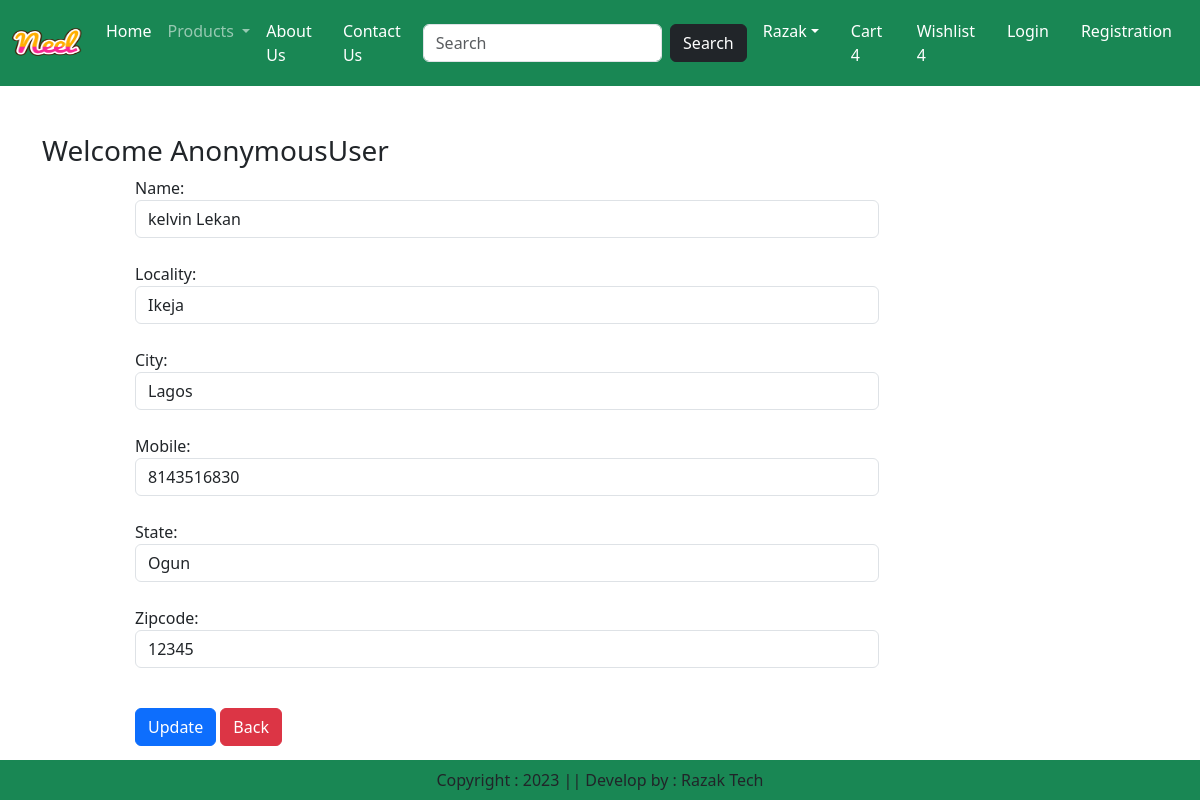
Screenshot of /updateAddress/1 with the database file from the repository.
### app/models.py (models this page shows, shortened)
class Customer(models.Model):
    user = models.ForeignKey(User, on_delete=models.CASCADE)
    name = models.CharField(max_length=200)
    locality = models.CharField(max_length=200)
    city = models.CharField(max_length=50)
    mobile = models.IntegerField(default=0)
    zipcode = models.IntegerField()
    state = models.CharField(choices=STATE_CHOICES, max_length=100)

### app/views.py (the view, shortened to what this page needs)
# urls.py: path('updateAddress/<int:pk>', views.updateAddress.as_view(), name='updateAddress'),
class updateAddress(View):
    def get(self, request, pk):
        add = Customer.objects.get(pk=pk)
        form = CustomerProfileForm(instance=add)
        return render(request, "app/updateAddress.html",locals())

### app/forms.py
class CustomerProfileForm(forms.ModelForm):
    class Meta:
        model = Customer
        fields = ['name', 'locality', 'city', 'mobile', 'state', 'zipcode']
        widgets={
            'name': forms.TextInput(attrs={'class': 'form-control'}),
            'locality': forms.TextInput(attrs={'class': 'form-control'}),
            'city': forms.TextInput(attrs={'class': 'form-control'}),
            'mobile': forms.NumberInput(attrs={'class': 'form-control'}),
            'state': forms.Select(attrs={'class': 'form-control'}),
            'zipcode': forms.NumberInput(attrs={'class': 'form-control'}),
        }

### app/templates/app/updateAddress.html (shortened to what this page needs)
{% extends 'app/base.html' %}
{% load static %}
{% block main-content %}
<div class="container my-5">
    <div class="row">
        <h3>Welcome <span class="text-capitalize">{{ request.user }}</span></h3>
    </div>
    <div class="col-sm-8 offset-sm-1">
        <form action="" method="post">
            {% for fm in form %}
                {{ fm.label_tag }} {{ fm }} <small class="text-danger">{{ fm.errors|striptags }}</small> <br>
            {% endfor %}
            <div class="col-12 mt-3">
                <button type="submit" class="btn btn-primary">Update</button>
                <a href="{% url 'address' %}" type="button" class="btn btn-danger">Back</a>
            </div>
        </form>
    </div>
</div>
{% endblock main-content %}

### rows the page displays
Customer: form "kelvin Lekan" "Ikeja" "Lagos" "8143516830" "Ogun" "12345"

### other values shown
{{ request.user }} "AnonymousUser"
{{ fm.label_tag }} "Name:" "Locality:" "City:" "Mobile:" "State:" "Zipcode:"
